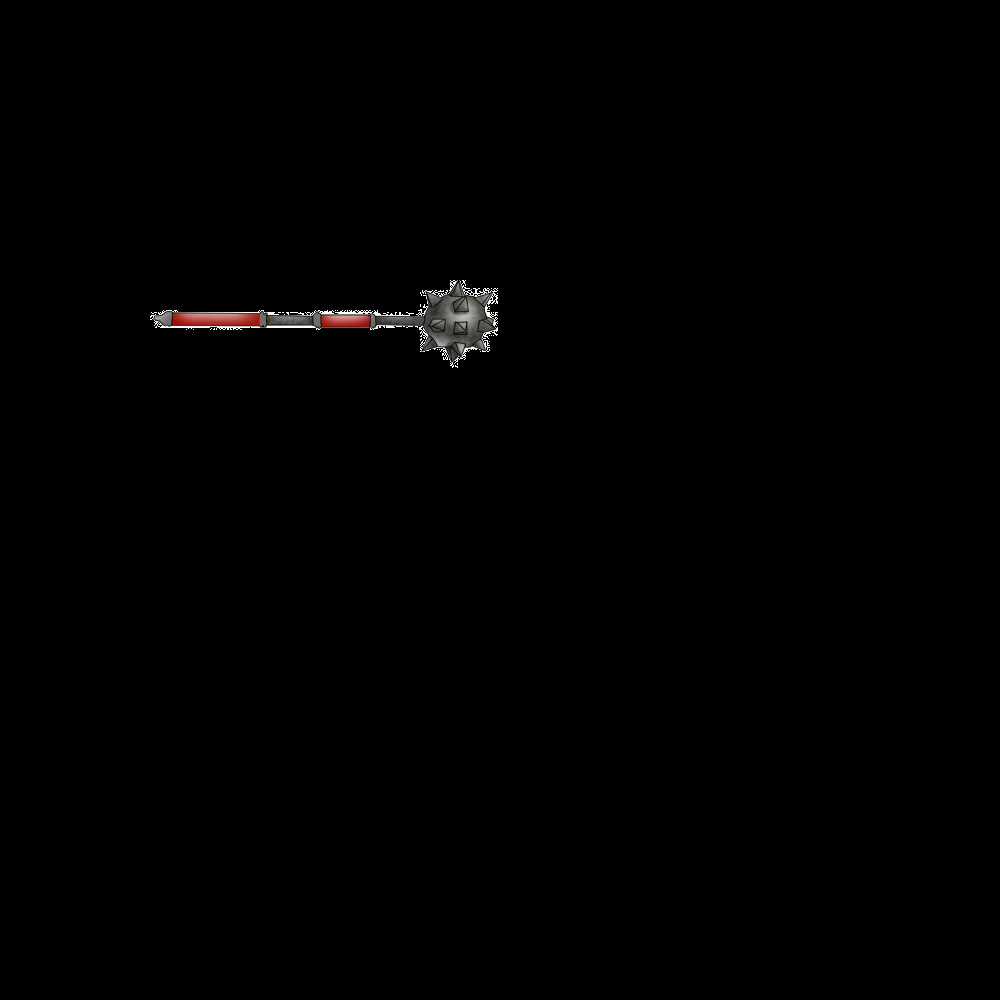

This is a level from a 2D game, rendered from its Tiled map with the project's own tilesets. A one-line summary and the map file follow, with tile-layer data summarised:
An orthogonal 100x100 tile map with 10x10 px tiles, 1 tile layer (Tile Layer 1).

<map version="1.0" orientation="orthogonal" renderorder="right-down" width="100" height="100" tilewidth="10" tileheight="10" nextobjectid="1">
 <tileset firstgid="1" name="weapon_diagram_2_by_maugh" tilewidth="10" tileheight="10" tilecount="9638" columns="122">
  <image source="../Downloads/weapon_diagram_2_by_maugh.png" trans="ffffff" width="1224" height="792" />
 </tileset>
 <layer name="Tile Layer 1" width="100" height="100">
  <data>[10000 cells, 229 non-empty, 229 distinct tile ids]</data>
 </layer>
</map>
